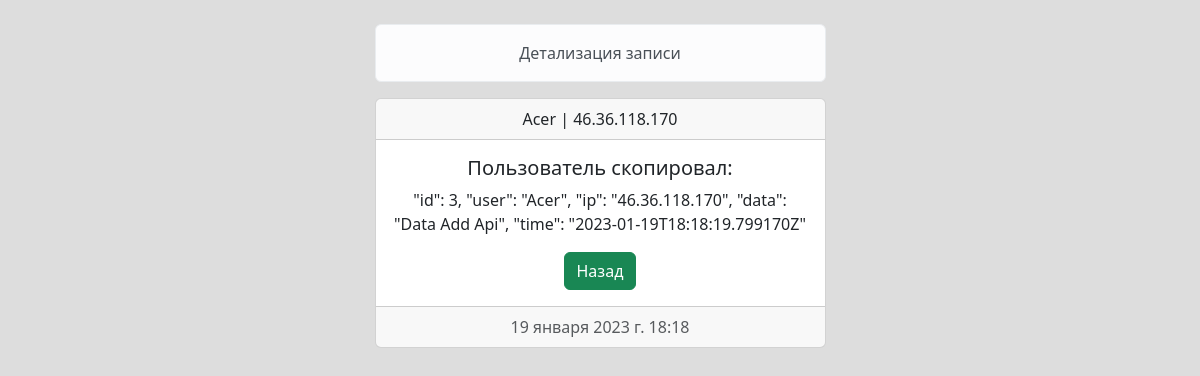
/detail/4/, run on the app's committed database.
### main/models.py (models this page shows, shortened)
class Data(models.Model):
    user = models.CharField(max_length=255)
    ip = models.CharField(max_length=100)
    data = models.TextField()
    time = models.DateTimeField(auto_now_add=True)
    class Meta:
        verbose_name='Данные'
        verbose_name_plural='Данные'

### main/views.py (the view)
# urls.py: path('detail/<int:pk>/', DetailView.as_view(), name='detail_view'),
class DetailView(DetailView):
    model = Data
    template_name = 'main/detail_view.html'
    success_url = reverse_lazy('index')

### main/templates/main/detail_view.html (shortened to what this page needs)
{% extends 'main/layout.html' %}
{% block alert %}
    <div class="alert alert-light" role="alert">
        Детализация записи
    </div>
{% endblock %}
{% block main %}
    <div class="card text-center">
      <div class="card-header">
        {{ object.user }} | {{ object.ip }}
      </div>
      <div class="card-body">
        <h5 class="card-title">Пользователь скопировал:</h5>
        <p class="card-text">{{ object.data }}</p>
        <a href="{% url 'details' %}" class="btn btn-success">Назад</a>
      </div>
      <div class="card-footer text-muted">
        {{ object.time }}
      </div>
    </div>
{% endblock %}

### main/templates/main/layout.html (style rules this page uses)
body { background: #ddd; }

### data on the page
Data: user "Acer", ip "46.36.118.170", data "\"id\": 3, \"user\": \"Acer\", \"ip\": \"46.36.118.170\", \"data\": \"Data Add Api\", \"time\": \"2023-01-19T18:18:19.799170Z\"", time "19 января 2023 г. 18:18"
